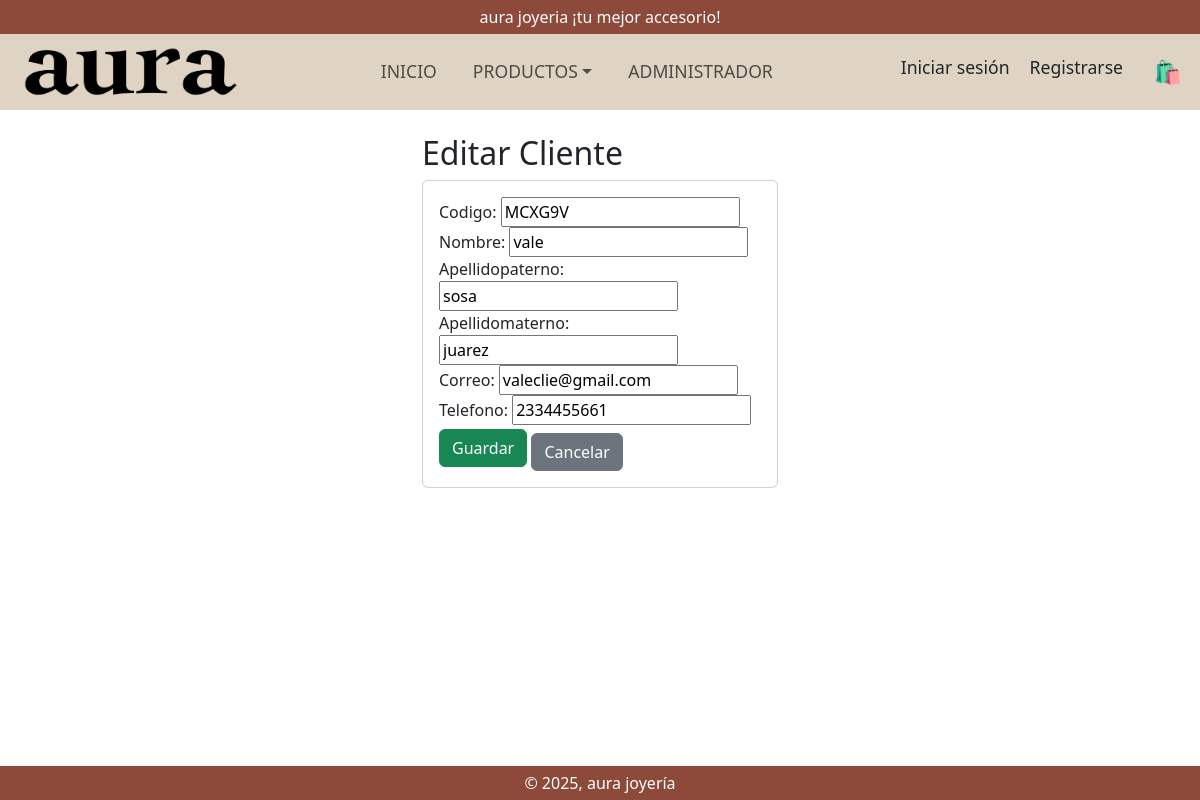
/edicionCliente/MCXG9V, run on the app's committed database.
### Aplicaciones/Gestion/models.py (models this page shows, shortened)
class Clientes(models.Model):
    user = models.OneToOneField(User, on_delete=models.CASCADE, null=True, blank=True)
    codigo = models.CharField(primary_key=True, max_length=6)
    apellidopaterno = models.CharField(max_length=50)
    apellidomaterno = models.CharField(max_length=50)
    nombre = models.CharField(max_length=50)
    correo = models.EmailField(max_length=100, unique=True)
    telefono = models.CharField(max_length=20, blank=True, null=True)
    fecha_registro = models.DateTimeField(auto_now_add=True)

### Aplicaciones/Gestion/views.py (the view)
# urls.py: path('edicionCliente/<codigo>', views.edicionCliente),
def edicionCliente(request,codigo):
    cliente = get_object_or_404(Clientes, codigo=codigo)
    if request.method == 'POST':
        form = ClienteForm(request.POST, instance=cliente)
        if form.is_valid():
            form.save()
            messages.success(request, 'Cliente actualizado correctamente')
            return redirect('/clientes')
    else:
        form = ClienteForm(instance=cliente)
    return render(request, 'edicionCliente.html', {'form': form})

### Aplicaciones/Gestion/forms.py
class ClienteForm(forms.ModelForm):
    class Meta:
        model = Clientes
        fields = '__all__'

### Aplicaciones/Gestion/context_processors.py (called while the page is built)
def categorias_disponibles(request):
    categorias = Categoria.objects.all()
    return {'categorias': categorias}

### Aplicaciones/Gestion/templates/edicionCliente.html (shortened to what this page needs)
{% extends "./base.html" %}
{% block body %}
<div class="row">
    <div class="col-md-4 offset-md-4">
        <h2>Editar Cliente</h2>
        <div class="card">
            <div class="card-body">
                <form method="POST">
                    <div class="form-group">
                        {{ form.codigo.label_tag }}
                        {{ form.codigo }}
                    </div>
                    <div class="form-group">
                        {{ form.nombre.label_tag }}
                        {{ form.nombre }}
                    </div>
                    <div class="form-group">
                        {{ form.apellidopaterno.label_tag }}
                        {{ form.apellidopaterno }}
                    </div>
                    <div class="form-group">
                        {{ form.apellidomaterno.label_tag }}
                        {{ form.apellidomaterno }}
                    </div>
                    <div class="form-group">
                        {{ form.correo.label_tag }}
                        {{ form.correo }}
                    </div>
                    <div class="form-group">
                        {{ form.telefono.label_tag }}
                        {{ form.telefono }}
                    </div>
                    <div class="form-group">
                        <button type="submit" class="btn btn-success btn-block text-white">Guardar</button>
                        <a href="{% url 'gestion_clientes' %}" class="btn btn-secondary btn-block mt-2">Cancelar</a>
                    </div>
                </form>
            </div>
        </div>
    </div>
</div>
{% endblock %}

### Aplicaciones/Gestion/templates/base.html (style rules this page uses)
html, body { height: 100%; margin: 0; padding: 0; }
body { display: flex; flex-direction: column; }

### data on the page
Clientes: codigo "MCXG9V", nombre "vale", apellidopaterno "sosa", apellidomaterno "juarez", correo "valeclie@gmail.com", telefono "2334455661"
